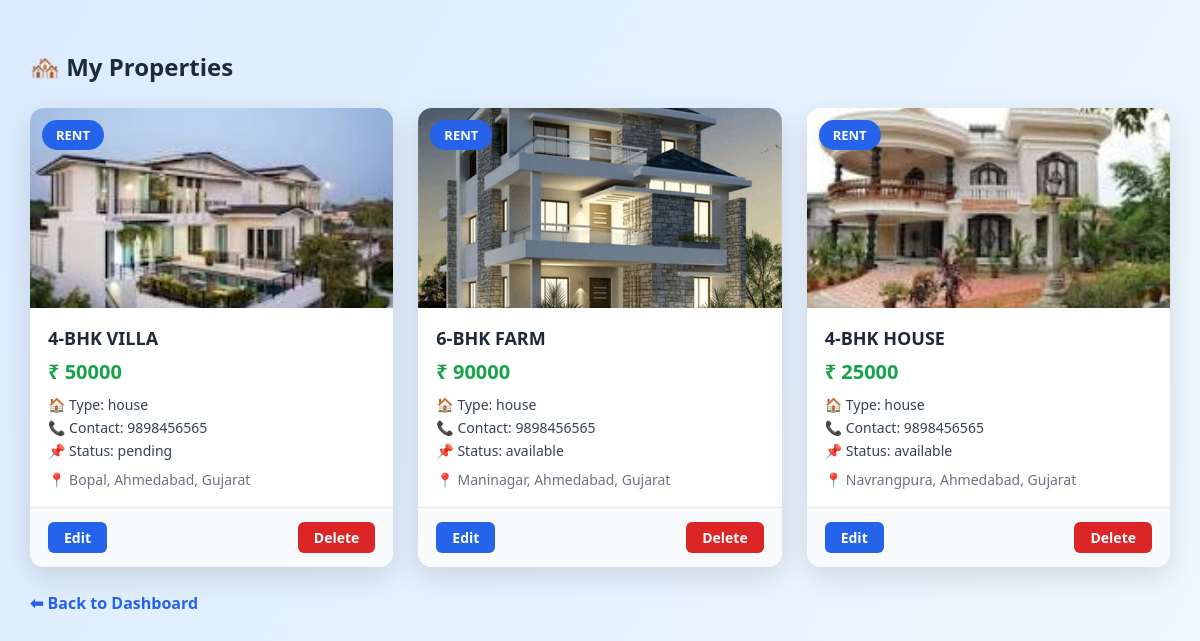
/my-properties (signed in), run on the app's committed database.
### tables this page shows
CREATE TABLE properties (
            id INTEGER PRIMARY KEY AUTOINCREMENT,
            owner_id INTEGER,
            title TEXT,
            type TEXT,
            price INTEGER,
            description TEXT,
            image TEXT,
            contact_number TEXT,
            status TEXT DEFAULT 'available',
            deal_type TEXT,
            state TEXT,
            city TEXT,
            area TEXT
        );

### app/owner/routes.py (the view)
@owner_bp.route("/my-properties")
def my_properties():
    if "user" not in session or session.get("role") != "owner":
        return redirect(url_for("auth.login"))
    conn = get_db()
    cursor = conn.cursor()
    cursor.execute(
        "SELECT id FROM users WHERE username=?",
        (session["user"],)
    )
    owner_id = cursor.fetchone()[0]
    cursor.execute("""
        SELECT * FROM properties
        WHERE owner_id=?
    """, (owner_id,))
    properties = cursor.fetchall()
    conn.close()
    return render_template("my_properties.html", properties=properties)

### app/db.py (called while the page is built)
def get_db():
    conn = sqlite3.connect("users.db", timeout=10)
    conn.row_factory = sqlite3.Row
    return conn

### app/templates/my_properties.html (shortened to what this page needs)
<!DOCTYPE html>
<html lang="en">
<head>
</head>
<body>
<h2>🏘️ My Properties</h2>
{% if properties %}
<div class="properties-grid">
    {% for p in properties %}
    <div class="property-card" data-id="{{ p[0] }}">
        <div class="image-box">
            <img src="{{ url_for('static', filename='uploads/' + p[6]) }}">
            <div class="badge">{{ p[9]|upper }}</div>
        </div>
        <div class="property-body">
            <div class="property-title">{{ p[2] }}</div>
            <div class="price">₹ {{ p[4] }}</div>
            <div class="info">🏠 Type: {{ p[3] }}</div>
            <div class="info">📞 Contact: {{ p[7] }}</div>
            <div class="info">📌 Status: {{ p[8] }}</div>
            <div class="location">
                📍 {{ p[12] }}, {{ p[11] }}, {{ p[10] }}
            </div>
        </div>
        <div class="property-actions">
            <a href="{{ url_for('owner.edit_property', property_id=p[0]) }}" class="edit">Edit</a>
            <a href="{{ url_for('owner.delete_property', property_id=p[0]) }}"
               class="delete"
               onclick="return confirm('Are you sure you want to delete this property?');">
               Delete
            </a>
        </div>
    </div>
    {% endfor %}
</div>
{% else %}
<p>No properties added yet.</p>
{% endif %}
<a href="/owner/dashboard" class="back">⬅ Back to Dashboard</a>
</body>
</html>

### app/templates/my_properties.html (style rules this page uses)
* { box-sizing: border-box; font-family: "Segoe UI", Arial, sans-serif; }
body { margin: 0; padding: 30px; min-height: 100vh; background: linear-gradient( 120deg, #dbeafe, #f0f9ff, #e0e7ff, #cffafe ); background-size: 300% 300%; animation: bgMove 8s ease-in-out infinite; }
h2 { margin-bottom: 25px; color: #1f2937; }
.properties-grid { display: grid; grid-template-columns: repeat(auto-fill, minmax(340px, 1fr)); gap: 25px; }
.property-card { background: white; border-radius: 14px; overflow: hidden; box-shadow: 0 10px 30px rgba(0,0,0,0.12); transition: transform 0.3s ease, box-shadow 0.3s ease; }
.image-box { position: relative; height: 200px; overflow: hidden; }
.image-box img { width: 100%; height: 100%; object-fit: cover; }
.badge { position: absolute; top: 12px; left: 12px; background: #2563eb; color: white; padding: 6px 14px; border-radius: 20px; font-size: 13px; font-weight: bold; }
.property-body { padding: 18px; }
.property-title { font-size: 18px; font-weight: 600; margin-bottom: 8px; color: #1f2937; }
.price { font-size: 20px; font-weight: bold; color: #16a34a; margin-bottom: 10px; }
.info { font-size: 14px; color: #374151; margin: 4px 0; }
.location { margin-top: 10px; font-size: 14px; color: #6b7280; }
.property-actions { display: flex; justify-content: space-between; padding: 14px 18px; border-top: 1px solid #e5e7eb; background: #f9fafb; }
.property-actions a { text-decoration: none; font-weight: 600; padding: 6px 16px; border-radius: 6px; font-size: 14px; color: white; }
.edit { background: #2563eb; }
.delete { background: #dc2626; }
.back { display: inline-block; margin-top: 25px; text-decoration: none; color: #2563eb; font-weight: bold; }

### data on the page
properties: image (picture), deal_type "RENT", title "4-BHK VILLA", price "50000", type "house", contact_number "9898456565", status "pending", area "Bopal", city "Ahmedabad", state "Gujarat"
properties: image (picture), deal_type "RENT", title "6-BHK FARM", price "90000", type "house", contact_number "9898456565", status "available", area "Maninagar", city "Ahmedabad", state "Gujarat"
properties: image (picture), deal_type "RENT", title "4-BHK HOUSE", price "25000", type "house", contact_number "9898456565", status "available", area "Navrangpura", city "Ahmedabad", state "Gujarat"
